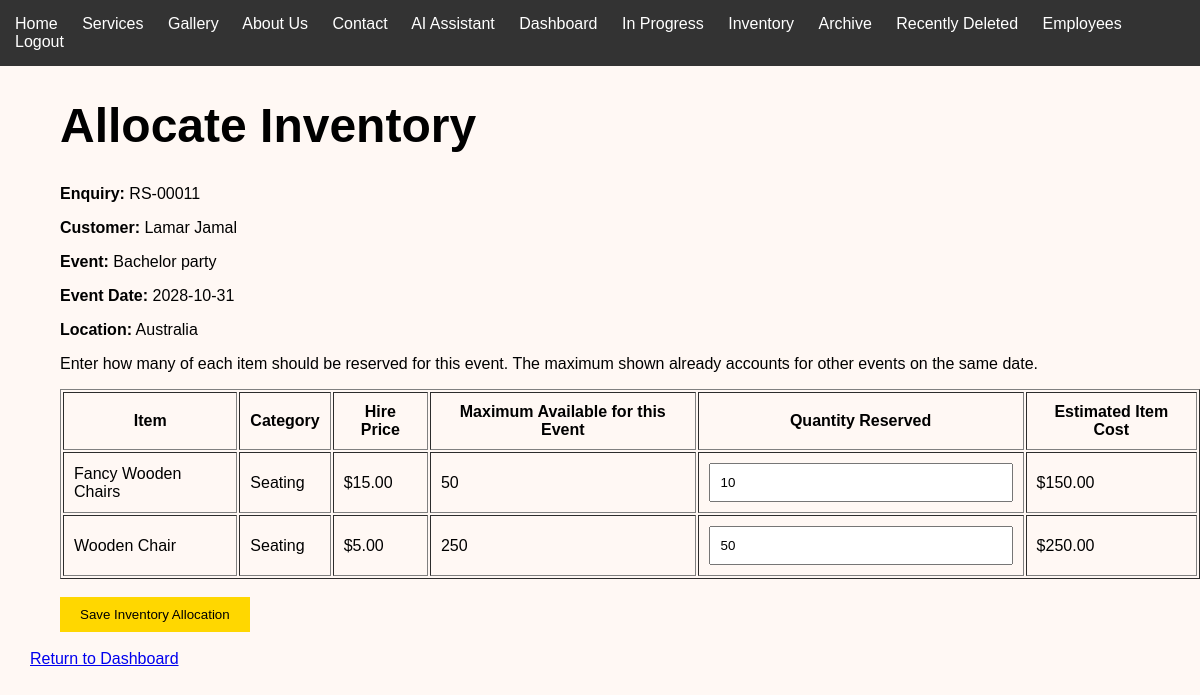
The app's page /enquiries/11/inventory (signed in) with its own data.
### tables this page shows
CREATE TABLE Enquiries (

    EnquiryID INTEGER PRIMARY KEY AUTOINCREMENT,

    CustomerID INTEGER NOT NULL,

    EventType TEXT NOT NULL,

    EventDate TEXT NOT NULL,

    GuestCount INTEGER,

    Budget REAL,

    Message TEXT,

    Status TEXT DEFAULT 'Pending',

    DateSubmitted TEXT, CreatedAt TEXT, UpdatedAt TEXT, DeletedAt TEXT, ReferenceCode TEXT, EventLocation TEXT, Requirements TEXT, AdditionalInformation TEXT,

    FOREIGN KEY (CustomerID) REFERENCES Customers(CustomerID)

);

CREATE TABLE Customers (

            CustomerID INTEGER PRIMARY KEY AUTOINCREMENT,

            FirstName TEXT NOT NULL,

            LastName TEXT NOT NULL,

            Email TEXT NOT NULL,

            Phone TEXT

        );

CREATE TABLE Inventory (

    ItemID INTEGER PRIMARY KEY AUTOINCREMENT,

    ItemName TEXT NOT NULL,

    Category TEXT NOT NULL,

    Quantity INTEGER NOT NULL,

    AvailableQuantity INTEGER NOT NULL,

    HirePrice REAL NOT NULL

);

### app.py (the view, shortened to what this page needs)
@app.route(
    "/enquiries/<int:enquiry_id>/inventory",
    methods=["GET", "POST"]
)
@admin_required
def allocate_enquiry_inventory(enquiry_id):
    error = None
    success = request.args.get("success")
    enquiry, inventory_items = get_enquiry_inventory_allocation(enquiry_id)
    if enquiry is None:
        return redirect(url_for("dashboard"))
    return render_template(
        "allocate_inventory.html",
        enquiry=enquiry,
        inventory_items=inventory_items,
        error=error,
        success=success
    )

### app.py (called while the page is built)
def admin_required(route_function):
    @wraps(route_function)
    def protected_route(*args, **kwargs):
        if session.get("logged_in") is not True:
            return redirect(url_for("login"))
        if (
            session.get("role") != "admin"
            or session.get("username") != "rani"
        ):
            return redirect(url_for("dashboard"))
        return route_function(*args, **kwargs)
    return protected_route

### database.py (called while the page is built)
def get_connection():
    connection = sqlite3.connect(DATABASE)
    connection.row_factory = sqlite3.Row
    connection.execute(
        "PRAGMA foreign_keys = ON"
    )
    return connection

### templates/allocate_inventory.html (shortened to what this page needs)
{% extends "base.html" %}
{% block content %}
<h1>Allocate Inventory</h1>
<p>
    <strong>Enquiry:</strong>
    {{ enquiry.ReferenceCode or ("#" ~ enquiry.EnquiryID) }}
</p>
<p>
    <strong>Customer:</strong>
    {{ enquiry.FirstName }} {{ enquiry.LastName }}
</p>
<p>
    <strong>Event:</strong>
    {{ enquiry.EventType }}
</p>
<p>
    <strong>Event Date:</strong>
    {{ enquiry.EventDate }}
</p>
{% if enquiry.EventLocation %}
<p>
    <strong>Location:</strong>
    {{ enquiry.EventLocation }}
</p>
{% endif %}
<p>
    Enter how many of each item should be reserved for this event.
    The maximum shown already accounts for other events on the same date.
</p>
{% if inventory_items %}
<form method="POST">
    <table border="1" cellpadding="10">
        <thead>
            <tr>
                <th>Item</th>
                <th>Category</th>
                <th>Hire Price</th>
                <th>Maximum Available for this Event</th>
                <th>Quantity Reserved</th>
                <th>Estimated Item Cost</th>
            </tr>
        </thead>
        <tbody>
            {% for item in inventory_items %}
            <tr>
                <td>{{ item.ItemName }}</td>
                <td>{{ item.Category }}</td>
                <td>${{ "%.2f"|format(item.HirePrice or 0) }}</td>
                <td>{{ item.MaximumForThisEnquiry }}</td>
                <td>
                    <input
                        type="number"
                        name="quantity_{{ item.ItemID }}"
                        value="{{ item.QuantityReserved }}"
                        min="0"
                        max="{{ item.MaximumForThisEnquiry }}"
                        required
                    >
                </td>
                <td>
                    ${{ "%.2f"|format((item.HirePrice or 0) * item.QuantityReserved) }}
                </td>
            </tr>
            {% endfor %}
        </tbody>
    </table>
    <br>
    <button type="submit">
        Save Inventory Allocation
    </button>
</form>
{% else %}
<p>No inventory items have been added yet.</p>
{% endif %}
<br>
<a href="{{ url_for('dashboard') }}">
    Return to Dashboard
</a>
{% endblock %}

### static/css/style.css (style rules this page uses)
body { margin: 0; font-family: Arial, sans-serif; background: #fff8f4; }
h1 { font-size: 48px; }
main, form, h1, h2, p { margin-left: 30px; }
input, select, textarea { padding: 10px; width: 280px; }
button { background: gold; border: none; padding: 10px 20px; cursor: pointer; }

### records on screen
Enquiries: ReferenceCode "RS-00011", EventType "Bachelor party", EventDate "2028-10-31", EventLocation "Australia"
Customers: FirstName "Lamar", LastName "Jamal"
Inventory: ItemName "Fancy Wooden Chairs", Category "Seating", HirePrice "15.00", MaximumForThisEnquiry "50", QuantityReserved "10", (item.HirePriceor0)*item.QuantityReserved "150.00"
Inventory: ItemName "Wooden Chair", Category "Seating", HirePrice "5.00", MaximumForThisEnquiry "250", QuantityReserved "50", (item.HirePriceor0)*item.QuantityReserved "250.00"
